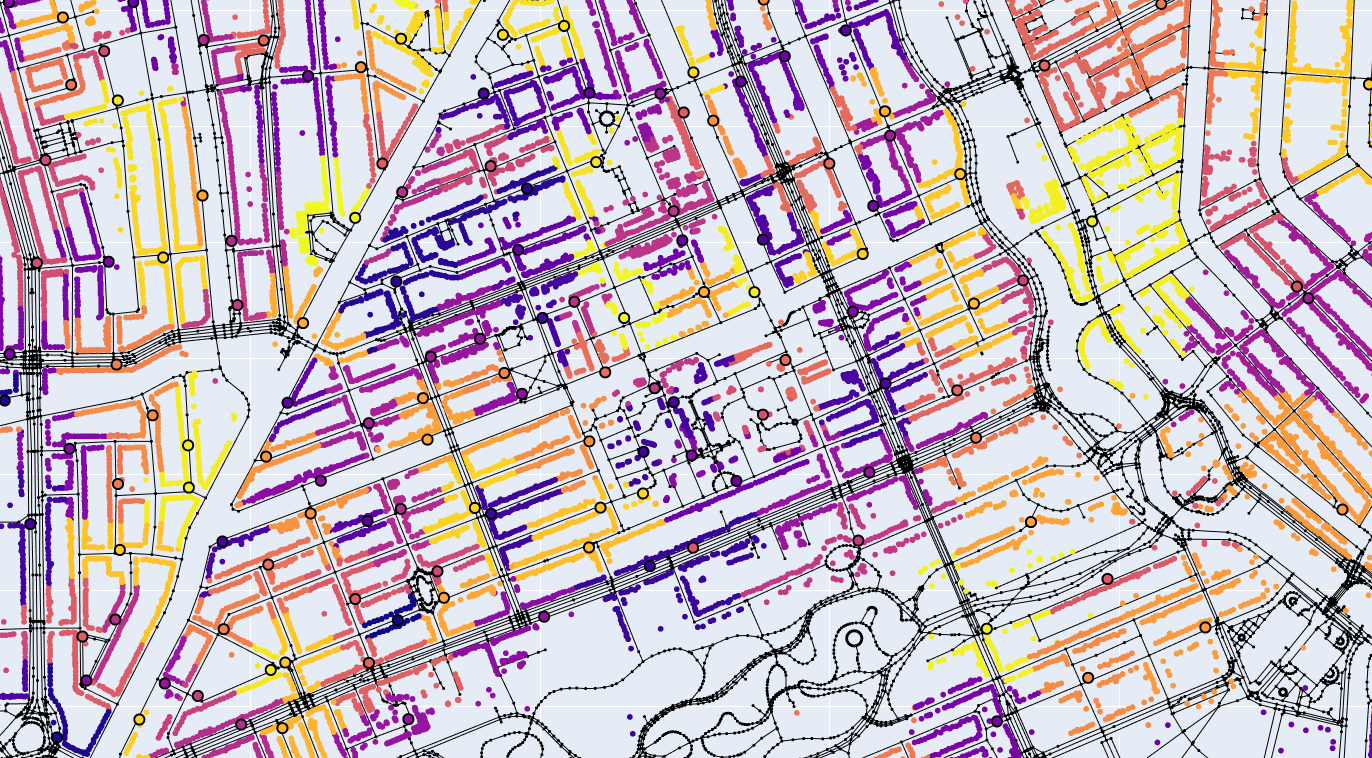

This figure's Python source:
import logging
from collections import defaultdict
from collections.abc import Sequence

import numpy as np
import plotly.graph_objects as go
from aapi.csv import ContainersCsv, VerblijfsobjectenCsv

from afval.graaf import (
    Graaf, KDGraaf, knip, dichtstbijzijnde_doel, kortste_afstand)
from afval.osm import wandelwegen
from afval.projectie import projecteer_epsg
from afval.types import AfstandIndex

containers = ContainersCsv(
    'cache/Containers papier 2022-05-23.csv',
    {
        'fractieOmschrijving': 'Papier',
        'status': 1,
        'verwijderdDp': False,
        'geometrie[isnull]': False,
    }
)

huishoudens = VerblijfsobjectenCsv(
    'cache/Verblijfsobjecten met woonfunctie status-347 2022-05-16.csv',
    {
        'statusCode[in]': '3,4,7',
        'gebruiksdoel': 'woonfunctie',
    }
)

bbox_amsterdam = (52.2880962, 4.7543934, 52.4252595, 5.0212665)


def plot_graph(g: Graaf, fig: go.Figure | None = None) -> go.Figure:
    nan = np.nan * np.ones((g.aantal_lijnen, 1))
    x = np.hstack([g.punten[:, 0][g.lijnen], nan])
    y = np.hstack([g.punten[:, 1][g.lijnen], nan])

    fig = go.Figure() if fig is None else fig

    fig.add_trace(go.Scattergl(
        x=np.ravel(x),
        y=np.ravel(y),
        mode='markers+lines',
        line={'width': 1},
        marker={'color': 'black', 'size': 3},
    ))
    fig.update_yaxes(scaleanchor="x", scaleratio=1)

    return fig


def plot_distances(g: Graaf, sources: np.ndarray, targets: np.ndarray,
                   source_target: AfstandIndex) -> go.Figure:
    cmap = np.arange(targets.shape[0])
    np.random.shuffle(cmap)

    _, index = source_target

    fig = plot_graph(g)

    fig.add_trace(go.Scattergl(
        x=sources[:, 0],
        y=sources[:, 1],
        mode='markers',
        marker={'color': cmap[index]},
    ))
    fig.add_trace(go.Scattergl(
        x=targets[:, 0],
        y=targets[:, 1],
        mode='markers',
        marker={'color': cmap, 'size': 10,
                'line': {'width': 2, 'color': 'black'}},
    ))
    fig.update_yaxes(scaleanchor="x", scaleratio=1)

    return fig


def argsort_rows(a: np.ndarray) -> np.ndarray:
    """Return the sorting argument for rows of a.

    Implementation based on post by Jaime:
    https://stackoverflow.com/a/16973510
    and then https://stackoverflow.com/a/46953582

    :param a: Numpy (n, 2) array. All values must be numeric and positive!
    :return: An index vector `i` so that `a[i]` contains the rows of `a`
        in sorted order. Ties in the j-th column are broken by values in
        the j+1-th column. So, `[3, 3]` sorts after `[2, 4]` and `[3, 2]`
        and before `[4, 2]` and `[3, 4]`.
    """
    b = np.ascontiguousarray(a).view(
        np.dtype((np.void, a.dtype.itemsize * a.shape[1])))
    return np.argsort(b.ravel())


def main():
    from time import time

    # 52.3470533,4.996248   <- linksonder: lat (onder), long (links)
    # 52.3533863,5.008157   <- rechtsboven: lat (boven), long (rechts)
    # bbox = (lat_min, lng_max, lat_max, lng_min)
    # bbox = (52.3470533, 4.9962480, 52.3533863, 5.0081570)   # IJburg
    # bbox = (52.3432026, 4.9763181, 52.3613222, 5.0201921)   # IJburg redone
    t0 = time()
    # kaart = wandelwegen(bbox, timeout=5)
    kaart = wandelwegen(bbox_amsterdam, timeout=10)
    kaart0 = kaart = Graaf(projecteer_epsg(kaart.punten, 28992), kaart.lijnen)
    print(f'Kaart gelezen, {time() - t0:.2f} sec.'
          f' ({kaart.aantal_punten} punten, {kaart.aantal_lijnen} lijnen)')

    # fig = plot_graph(kaart)
    # fig.show()
    # return

    t0 = time()
    kaart, el = knip(kaart, max_lengte=3.0)
    print(f'Opgeknipt in wegdelen van max 3m, {time() - t0:.2f} sec.')

    # fig = plot_graph(kaart)
    # fig.show()
    # return

    t0 = time()
    kaart = KDGraaf.van_graaf(kaart)
    print(f'KDTree gemaakt, {time() - t0:.2f} sec.')

    t0 = time()
    clusters = defaultdict(list)
    for c in containers:
        clusters[c.clusterId].append(c.geometrie)
    targets_xy = np.vstack([np.mean(cc, axis=0) for cc in clusters.values()])
    print(f'{targets_xy.shape[0]} containers gelezen, {time() - t0:.2f} sec.')

    # ixt = ((targets_xy[:, 0] > 126250) &
    #       (targets_xy[:, 1] > 483450) &
    #       (targets_xy[:, 1] < 486500))
    # t = targets_xy[ixt]
    # fig = plot_graph(kaart)
    # cmap = np.arange(t.shape[0])
    # np.random.shuffle(cmap)
    # fig.add_trace(go.Scattergl(
    #     x=t[:, 0],
    #     y=t[:, 1],
    #     mode='markers',
    #     marker={'color': cmap, 'size': 10,
    #             'line': {'width': 2, 'color': 'black'}},
    # ))
    # fig.show()
    # return

    t0 = time()
    sources_xy = np.array([h.geometrie for h in huishoudens])
    print(f'{sources_xy.shape[0]} huishoudens gelezen, {time() - t0:.2f} sec.')
    print(f'Huishouden nul ligt op coordinaat: {sources_xy[0]}')

    # Optioneel. Kan ook i.p.v. targets_index direct targets_xy gebruiken.
    t0 = time()
    targets_index = dichtstbijzijnde_doel(kaart, targets_xy, el)
    print(f'{targets_index[0].size} afstanden tot de container,'
          f' {time() - t0:.2f} sec.')

    t0 = time()
    source_target = kortste_afstand(kaart, sources_xy, targets_index)
    print(f'{source_target[0].size} huishouden-loopafstanden'
          f' in {time() - t0:.2f} sec.')

    print(f'Kortste afstand tot een container: {source_target[0].min()}')
    print(f'Langste afstand tot een container: {source_target[0].max()}')
    # ix_source = np.argmax(source_target.distance)
    # ix_target = source_target.index[ix_source]
    # print(f'Source {ix_source}: {sources_xy[ix_source]}')
    # print(f'Target {ix_target}: {targets_xy[ix_target]}')
    # # print(f'Minste huishoudens per container: {}')
    # # print(f'Meeste huishoudens per container: {}')
    #
    fig = plot_distances(kaart0, sources_xy, targets_xy, source_target)
    fig.show()


if __name__ == '__main__':
    logging.basicConfig(level=logging.DEBUG)
    # logging.getLogger('requests').setLevel(logging.WARNING)
    # logging.getLogger('urllib3').setLevel(logging.WARNING)
    main()
